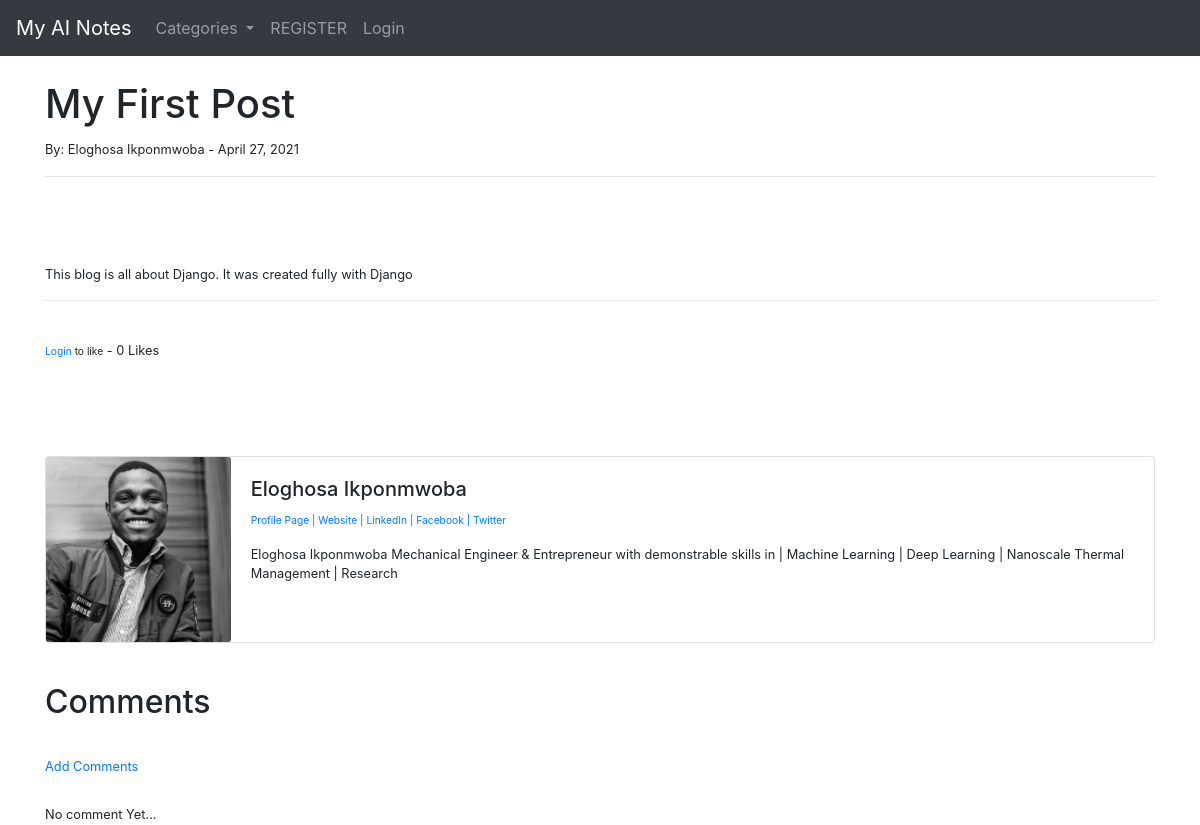
Page /article/22 on the committed database.
### theblog/models.py (models this page shows, shortened)
class Post(models.Model):
    title = models.CharField(max_length = 255)
    title_tag = models.CharField(max_length = 255, default="My AI Notes")
    author = models.ForeignKey(User, on_delete = models.CASCADE)
    body = RichTextField(blank=True, null=True)
    snippet = models.CharField(max_length=255)
    post_date = models.DateField(auto_now_add=True)
    category = models.CharField(max_length=255, default='uncategorized')
    likes = models.ManyToManyField(User, related_name='blog_post')
    header_image = models.ImageField(null=True, blank=True, upload_to = "images/")
    def total_likes(self):
        return self.likes.count()

class Profile(models.Model):
    user = models.OneToOneField(User, null=True, on_delete=models.CASCADE)
    bio = models.TextField()
    profile_pic = models.ImageField(
        null=True, blank=True, upload_to="images/profile/")
    website = models.CharField(max_length=255, null=True, blank=True)
    linkedin = models.CharField(max_length=255, null=True, blank=True)
    facebook = models.CharField(max_length=255, null=True, blank=True)
    twitter = models.CharField(max_length=255, null=True, blank=True)

### theblog/views.py (the view)
# urls.py: path('article/<int:pk>', ArticleDetailView.as_view(), name='article-detail'),
class ArticleDetailView(DetailView):
    model = Post
    template_name = 'article_details.html'
    def get_context_data(self, *args, **kwargs):
        cat_menu = Category.objects.all()
        context = super(ArticleDetailView, self).get_context_data(
            *args, **kwargs)
        stuff = get_object_or_404(Post, id=self.kwargs['pk']) #Look up a post
        total_likes = stuff.total_likes() #total_likes is from model.py
        liked = False
        if stuff.likes.filter(id=self.request.user.id).exists():
            liked = True
        context["cat_menu"] = cat_menu
        context["total_likes"] = total_likes
        context["liked"] = liked
        return context

### theblog/models.py (called while the page is built)
    def __str__(self):
        return self.name

### theblog/templates/article_details.html (shortened to what this page needs)
{% extends 'base.html' %}
{% load static %}
{% block content %}
<h1>{{ post.title }}</h1>
<small>By: {{ post.author.first_name }} {{ post.author.last_name }}
    - {{ post.post_date }}
<hr>
<br />
<br /><br>
{{ post.body|safe }}
<hr>
<br />
<form action="{% url 'like_post' post.pk %}" method="POST">
    {% if user.is_authenticated %}
    {% if liked %}
    <button type="submit" , name="post_id" , value="{{ post.id }}" , class="btn btn-danger">unlike</button>
    {% else %}
    <button type="submit" , name="post_id" , value="{{ post.id }}" , class="btn btn-primary">Like</button>
    {% endif %}
    {% else %}
    <small><a href="{% url 'login' %} ">Login</a> to like</small>
    {% endif %}
    - {{total_likes}} Likes
</form>
<br><br>
<br><br>
<div class="card mb-3">
    <div class="row no-gutters">
        <div class="col-md-2">
{% if post.author.profile.profile_pic %}
            <img src="{{ post.author.profile.profile_pic.url}}"
            class="card-img">
{% else %}
             <img src="{% static 'theblog/images/profile_pic.png' %}"
            class="card-img">
{% endif %}
        </div>
        <div class="col-md-10">
            <div class="card-body">
                <h5 class="card-title">
                    {{post.author.first_name}}
                    {{post.author.last_name}}
                </h5>
                <p class="small text-muted">
                    <a href="{% url 'show_profile_page' post.author.profile.id %}">
                        Profile Page |</a>
                    {% if post.author.profile.website %}
                    <a href="{{post.author.profile.website}}">
                        Website | </a>
                    {% endif %}
                    {% if post.author.profile.linkedin %}
                    <a href="{{post.author.profile.linkedin}}">LinkedIn | </a>
                    {% endif %}
                    {% if post.author.profile.facebook %}
                    <a href="{{post.author.profile.facebook}}">Facebook | </a>
                    {% endif %}
                    {% if post.author.profile.twitter %}
                    <a href="{{post.author.profile.twitter}}">Twitter </a>
                    {% endif %}
                </p>
                <p class="card-text">{{post.author.profile.bio}}</p>
            </div>
        </div>
    </div>
</div>
<br>
<h2>Comments</h2>
<br>
<a href="{% url 'add_comment' post.pk %}">Add Comments</a>
<br/><br/>
{% if not post.comments.all %}
    No comment Yet...
{% endif%}
{% endblock %}

### rows in the picture
Post: title "My First Post", author.first_name "Eloghosa", author.last_name "Ikponmwoba", post_date "April 27, 2021", body "This blog is all about Django. It was created fully with Django", author.profile.profile_pic (picture), author.profile.bio "Eloghosa Ikponmwoba Mechanical Engineer & Entrepreneur with demonstrable skills in | Machine Learning | Deep Learning | Nanoscale Thermal Management | Research"

### other values in the picture
{{ total_likes }} "0"
